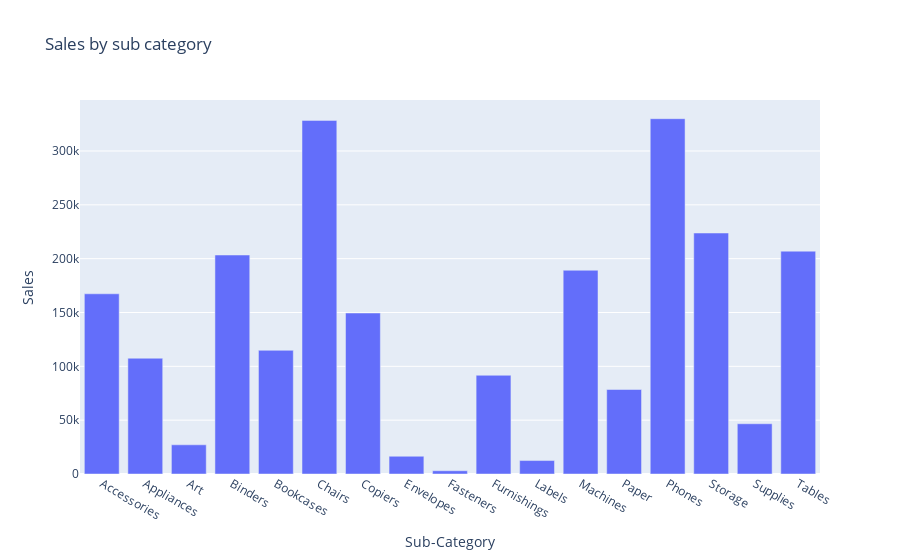

Here is the notebook cell this chart was saved with:
### Markdown cell above
# Sales by sub-category

### Code cell
sales_by_sub_category=df.groupby('Sub-Category')['Sales'].sum().reset_index()
fig=px.bar(sales_by_sub_category,
           x='Sub-Category',
           y='Sales',
           title='Sales by sub category')
fig.show()

### Figure 1 — Plotly figure (JSON) as saved in the notebook; plotly's stock layout.template omitted (floating-point values rounded to 4 significant figures)
{"data": [{"hovertemplate": "Sub-Category=%{x}<br>Sales=%{y}<extra></extra>", "legendgroup": "", "marker": {"color": "#636efa", "pattern": {"shape": ""}}, "name": "", "orientation": "v", "showlegend": false, "textposition": "auto", "type": "bar", "x": ["Accessories", "Appliances", "Art", "Binders", "Bookcases", "Chairs", "Copiers", "Envelopes", "Fasteners", "Furnishings", "Labels", "Machines", "Paper", "Phones", "Storage", "Supplies", "Tables"], "xaxis": "x", "y": [167400.0, 107500.0, 27120.0, 203400.0, 114900.0, 328400.0, 149500.0, 16480.0, 3024.0, 91710.0, 12490.0, 189200.0, 78480.0, 330000.0, 223800.0, 46670.0, 207000.0], "yaxis": "y"}], "layout": {"barmode": "relative", "legend": {"tracegroupgap": 0}, "title": {"text": "Sales by sub category"}, "xaxis": {"anchor": "y", "domain": [0, 1], "title": {"text": "Sub-Category"}}, "yaxis": {"anchor": "x", "domain": [0, 1], "title": {"text": "Sales"}}}}
